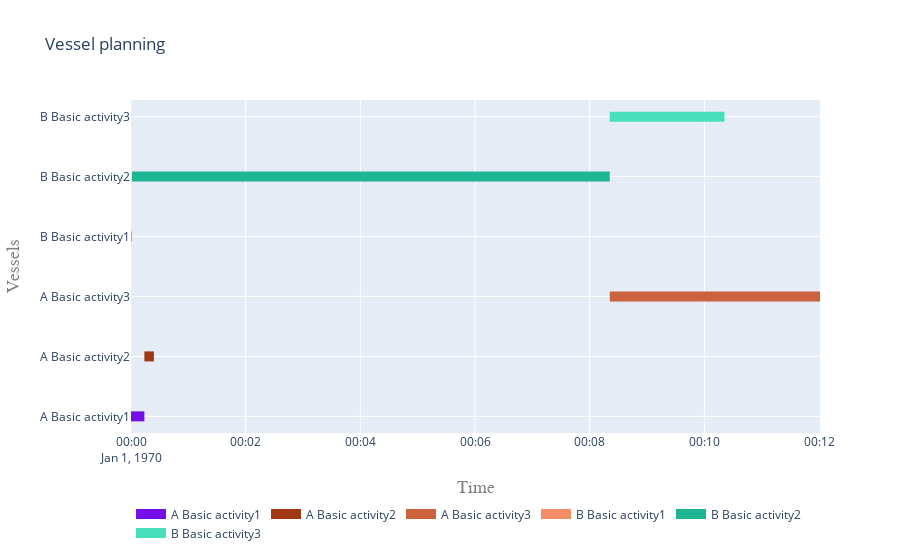

Notebook code cell kept with this figure:
### Code cell
plot.vessel_planning([
    *sub_processes,
    *sub_processes2
])

### Figure 1 — Plotly figure (JSON) as saved in the notebook; plotly's stock layout.template omitted (floating-point values rounded to 4 significant figures)
{"data": [{"connectgaps": false, "hoverinfo": "y+name", "line": {"color": "rgb(118,14,234)", "width": 10}, "mode": "lines", "name": "A Basic activity1", "type": "scatter", "x": ["1970-01-01T00:00:00", "1970-01-01T00:00:00", "1970-01-01T00:00:14", "1970-01-01T00:00:14", "1970-01-01T00:00:14"], "y": ["A Basic activity1", "A Basic activity1", "A Basic activity1", "A Basic activity1", null]}, {"connectgaps": false, "hoverinfo": "y+name", "line": {"color": "rgb(160,56,20)", "width": 10}, "mode": "lines", "name": "A Basic activity2", "type": "scatter", "x": ["1970-01-01T00:00:14", "1970-01-01T00:00:14", "1970-01-01T00:00:24", "1970-01-01T00:00:24", "1970-01-01T00:00:24"], "y": ["A Basic activity2", "A Basic activity2", "A Basic activity2", "A Basic activity2", null]}, {"connectgaps": false, "hoverinfo": "y+name", "line": {"color": "rgb(202,98,62)", "width": 10}, "mode": "lines", "name": "A Basic activity3", "type": "scatter", "x": ["1970-01-01T00:08:21", "1970-01-01T00:08:21", "1970-01-01T00:12:01", "1970-01-01T00:12:01", "1970-01-01T00:12:01"], "y": ["A Basic activity3", "A Basic activity3", "A Basic activity3", "A Basic activity3", null]}, {"connectgaps": false, "hoverinfo": "y+name", "line": {"color": "rgb(244,140,104)", "width": 10}, "mode": "lines", "name": "B Basic activity1", "type": "scatter", "x": ["1970-01-01T00:00:00", "1970-01-01T00:00:00", "1970-01-01T00:00:01", "1970-01-01T00:00:01", "1970-01-01T00:00:01"], "y": ["B Basic activity1", "B Basic activity1", "B Basic activity1", "B Basic activity1", null]}, {"connectgaps": false, "hoverinfo": "y+name", "line": {"color": "rgb(30,182,146)", "width": 10}, "mode": "lines", "name": "B Basic activity2", "type": "scatter", "x": ["1970-01-01T00:00:01", "1970-01-01T00:00:01", "1970-01-01T00:08:21", "1970-01-01T00:08:21", "1970-01-01T00:08:21"], "y": ["B Basic activity2", "B Basic activity2", "B Basic activity2", "B Basic activity2", null]}, {"connectgaps": false, "hoverinfo": "y+name", "line": {"color": "rgb(72,224,188)", "width": 10}, "mode": "lines", "name": "B Basic activity3", "type": "scatter", "x": ["1970-01-01T00:08:21", "1970-01-01T00:08:21", "1970-01-01T00:10:21", "1970-01-01T00:10:21", "1970-01-01T00:10:21"], "y": ["B Basic activity3", "B Basic activity3", "B Basic activity3", "B Basic activity3", null]}], "layout": {"hovermode": "closest", "legend": {"orientation": "h", "x": 0, "y": -0.2}, "title": {"text": "Vessel planning"}, "xaxis": {"range": ["1970-01-01T00:00:00", "1970-01-01T00:12:01"], "title": {"font": {"color": "#7f7f7f", "family": "Courier New, monospace", "size": 18}, "text": "Time"}}, "yaxis": {"title": {"font": {"color": "#7f7f7f", "family": "Courier New, monospace", "size": 18}, "text": "Vessels"}}}}
